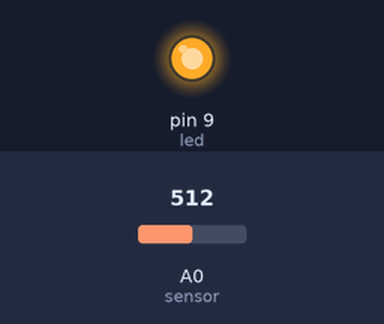
This sketch was run on a simulated Arduino Uno, built with avr-gcc and run on an emulated ATmega328P. Shown: output pins drawn as LEDs (lit = HIGH). The test bench sets the inputs (shaded band); at power-on: A0 (sensor) = 512. Pins used as bus, display or sensor lines are not drawn; what the sketch prints to the serial monitor is not drawn.

Above: at 4.2 s.
4.3 s: A0 (sensor) set to 900
At 4.9 s:
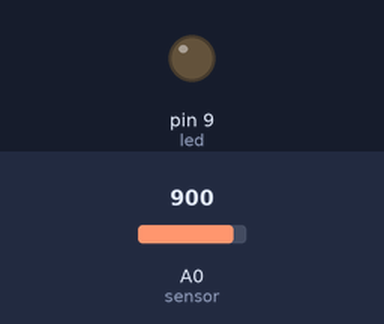
Timing chart, 0 to 7.3 s (numbered marks = the images above; inputs shaded):
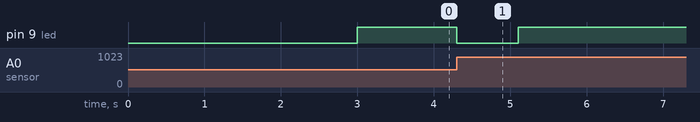

Measured:
- after the input at 4.3 s, pin 9 (led): HIGH → LOW at once, → HIGH 0.80 s later

The sketch:

ReceiverEnd.ino
```cpp
const int sensor = A0;  //sensor connected to analog pin A0
const int vcc = 8;      //connecting sensor to VCC of the arduino resulted in false outputs
const int led = 9;

int counter = 0;
int zeroCounter = 0;
int flag = 0;

int sensorValue = 0;
int value = 0;

String answer = "WrongAnswer";
String finalAnswer = "";

byte textBuf[ 12 ];
byte *text;

const int threshold = 900;  //this needs to be changed according to your threshold value of the sensor which indicates a 1
const int delayValue = 100; //delay value in milisecond per bit

//waits for 8-bit Ones to receive
void checkInput(){

  counter = 0;
  Serial.println("Waiting for Input");
  pinMode(led,OUTPUT);
  digitalWrite(led,HIGH);

  while(counter !=8){
   if(analogRead(sensor) < threshold){
    counter++;
   }
   else {counter = 0;}
   delay(delayValue);
  }

}

//after 8-bit 1's are received
//if current sensor value is greater than threshold value, append 1 at the answer
//if current sensor value is lesser than threshold value , append 0 at the answer
void receiveData(){

    answer = "";
    zeroCounter = 0;
    Serial.println("Reading Start");
    while(zeroCounter != 8){

      sensorValue = analogRead(sensor);

      if(sensorValue < threshold){
        answer += "1" ;
        zeroCounter = 0;
        digitalWrite(led,HIGH);
      }
      else {
        answer += "0";
        zeroCounter++;
        digitalWrite(led,LOW);
      }
     delay(delayValue);
    }
}

//converts binary to string
void printAnswer(String binaryText){

  int space = 0;

  text = textBuf;
  *text = 0;

  for(int i=0;i<binaryText.length();i++)
  {

    if ( space != 8 )
    {
      (*text) *= 2; // without those parens the compiler makes it *(text *= 2);
      if ( binaryText[i] == '1' )  (*text)++; // without the parens it becomes *(text++);
    }
    else
    {
      space = 0;
      text++;
      *text = 0;
    }

    space++;
  }

  Serial.print((char *) textBuf );
  Serial.println(  );
}

void setup() {

  Serial.begin(9600);
  pinMode(vcc,OUTPUT);
  digitalWrite(vcc,HIGH);
  delay(3000);
  counter = 0;
  finalAnswer = "";

}

void loop() {

  checkInput();
  receiveData();

  Serial.println(answer);
  printAnswer(answer);

}
```
